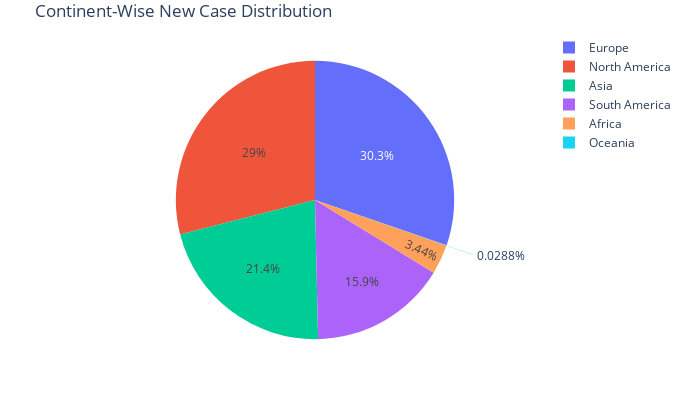

Notebook code cell kept with this figure:
### Code cell
continental_data = pd.DataFrame(covid_data.groupby('continent')['new_cases'].sum())

labels = continental_data.index
values = continental_data['new_cases']

fig3 = go.Figure(data=[go.Pie(labels = labels, values = values, pull=[0, 0, 0, 0, 0.2, 0])])

fig3.update_layout(title = 'Continent-Wise New Case Distribution', width = 700, height = 400, 
                   margin = dict(t = 0, l = 0, r = 0, b = 0))

fig3.show()

### Figure 1 — Plotly figure (JSON) as saved in the notebook; plotly's stock layout.template omitted (floating-point values rounded to 4 significant figures)
{"data": [{"labels": ["Africa", "Asia", "Europe", "North America", "Oceania", "South America"], "pull": [0, 0, 0, 0, 0.2, 0], "type": "pie", "values": [3913848, 24343960, 34501980, 33022802, 32831, 18111492]}], "layout": {"height": 400, "margin": {"b": 0, "l": 0, "r": 0, "t": 0}, "title": {"text": "Continent-Wise New Case Distribution"}, "width": 700}}
